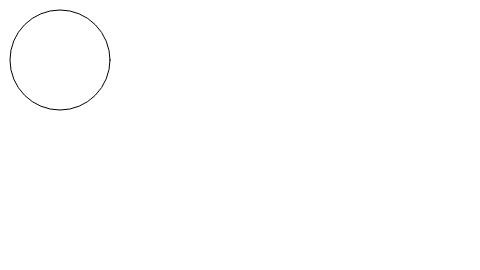
Frame 1 (no input)
Frame 60 (no input): identical to frame 1, image omitted
Frame 120 (the mouse pressed at the canvas centre since frame 60): identical to frame 1, image omitted

The p5.js sketch that drew this single still picture (run headless with seeded random() and noise() and a simulated clock; from frame 60 on, the mouse is pressed at the canvas centre):

// p5.js sketch
// ── sketch.js
// Learning Processing
// Daniel Shiffman
// http://www.learningprocessing.com

// Example 1-2: noFill
function setup() {
  createCanvas(480, 270);
  // noFill() leaves the shape with only an outline.
  noFill();
  stroke(0);
}

function draw() {
  background(255);
  ellipse(60,60,100,100);
}
